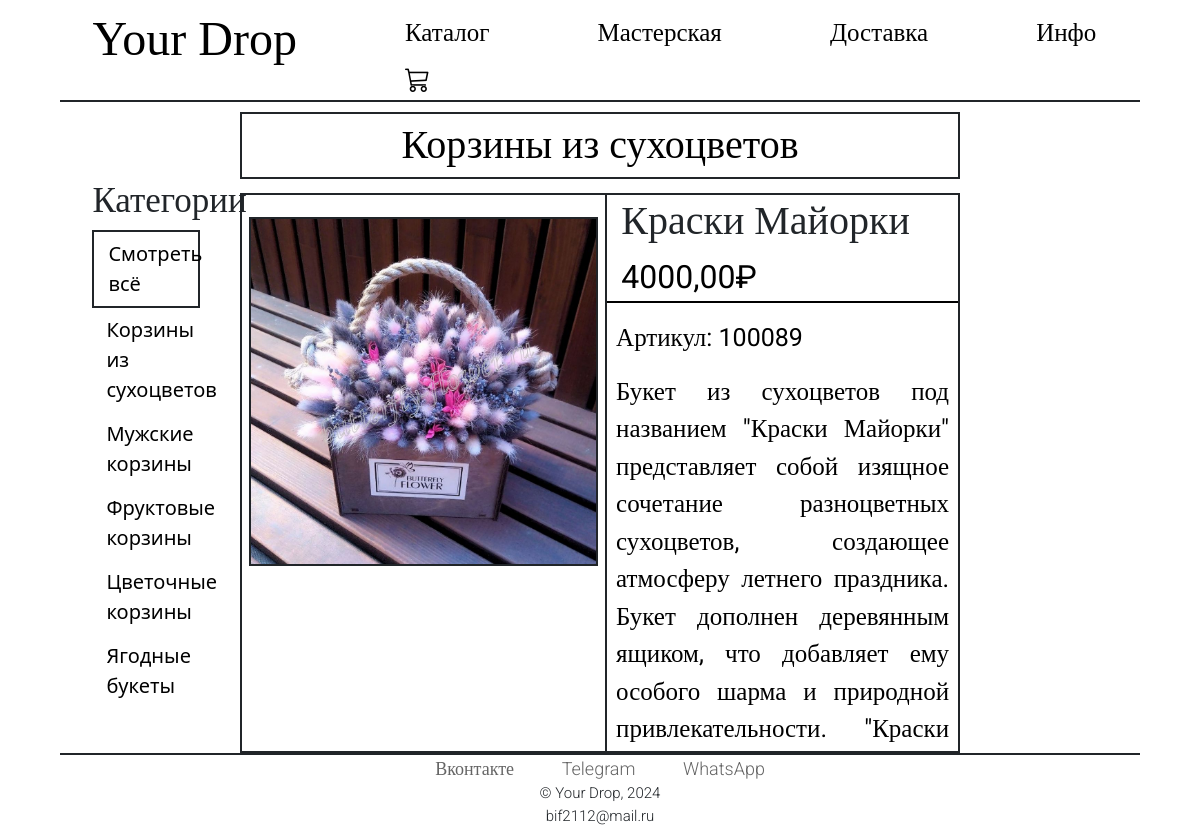
Page /shop/89/kraski-majorki on the committed database.
### shop/models.py (models this page shows, shortened)
class Category(models.Model):
    name = models.CharField(max_length=200, db_index=True)
    slug = models.SlugField(max_length=200, db_index=True, unique=True)
    class Meta:
        ordering = ('name',)
        verbose_name = 'Категория'
        verbose_name_plural = 'Категории'
    def get_absolute_url(self):
        return reverse('shop:product_list_by_category',
                       args=[self.slug])
    def __str__(self):
        return self.name

class Product(models.Model):
    category = models.ForeignKey(Category, related_name='products', on_delete=models.CASCADE)
    name = models.CharField(max_length=200, db_index=True)
    slug = models.SlugField(max_length=200, db_index=True)
    image = models.ImageField(upload_to='products/%Y/%m/%d', blank=True)
    description = models.TextField(blank=True)
    price = models.DecimalField(max_digits=10, decimal_places=2)
    stock = models.PositiveIntegerField()
    available = models.BooleanField(default=True)
    created = models.DateTimeField(auto_now_add=True)
    updated = models.DateTimeField(auto_now=True)
    class Meta:
        ordering = ('name',)
        index_together = (('id', 'slug'),)

### shop/views.py (the view)
# urls.py: path('<int:id>/<slug:slug>', views.product_detail,
def product_detail(request, id, slug):
    category = None
    categories = Category.objects.all()
    product = get_object_or_404(Product,
                                id=id,
                                slug=slug,
                                available=True)
    return render(request,
                  'shop/product/detail.html',
                  {'category': category,
                   'categories': categories,
                   'product': product})

### shop/templates/shop/product/detail.html (shortened to what this page needs)
{% extends "main/base.html" %}
{% load static %}
{% block content %}
    <div id="sidebar">
        <h3>Категории</h3>
        <ul>
            <li {% if not category %}class="selected"{% endif %}>
                <a href="{% url 'shop:product_list' %}">Смотреть всё</a>
            </li>
            {% for c in categories %}
                <li {% if category.slug == c.slug %}class="selected"{% endif %}>
                    <a href="{{ c.get_absolute_url }}">{{ c.name }}</a>
                </li>
            {% endfor %}
        </ul>
    </div>
    <div class="product-detail">
        <div class="category">
        <h1><a href="{{ product.category.get_absolute_url }}">{{ product.category }}</a></h1>
        </div>
        <div class="picture">
        <img src="{% if product.image %}{{ product.image.url }}{% else %}{% static 'main/img/no_image.png' %}{% endif %}">
        </div>
        <div class="articles">
        <h2>{{ product.name }}</h2>
        <p class="price">{{ product.price }}₽</p>
        <p>Артикул: 1000{{ product.id }}</p>
        <p class="signature">{{ product.description|linebreaks }}</p>
        </div>
    </div>
{% endblock %}

### main/static/main/css/base.css (style rules this page uses)
html { height: 100%; }
body { margin:0; padding:0; height: 100%; }
h1, h2, h3, h4, h5 , h6 { font-family: 'Roboto'; font-style: normal; font-weight: 400; }
a { text-decoration:none; color:#5993bb; }
#sidebar { width: 16%; padding-top: 7%; padding-left: 3%; padding-right: 3%; float:left; }
#sidebar h3 { font-size: 35px; }
#sidebar ul { font-size: 20px; margin:0; padding:0; }
#sidebar ul li { margin:0; list-style:none; padding:7px 14px; }
#sidebar ul li a { color: #000000; display:block; }
#sidebar ul li.selected { border: 2px solid; }
#sidebar ul li.selected a { color:#000000; }
.category h1 { text-align: center; font-size: 40px; margin: 1% 1%; padding: 1% 1%; border: 2px solid; }
.category h1 a { color: #000000; }
.product-detail { float:left; width: 68%; overflow:hidden; font-family: 'Roboto'; font-style: normal; font-weight: 400; font-size: 24px; text-align:justify; }
.product-detail .picture { margin-top: 2%; margin-left: 1%; width:50%; height:70vh; float:left; text-align:center; border: 2px solid; }
.product-detail img { margin: 6% 2% 2% 2%; width:96%; border: 2px solid; }
.product-detail h1 { margin-bottom:0; }
.product-detail .articles { margin-top: 2%; width:48%; height:70vh; float:left; border-top: 2px solid; border-right: 2px solid; border-bottom: 2px solid; }
.product-detail .articles .price { padding:0% 4%; color:#000000; font-size:32px; border-bottom: 2px solid; }
.product-detail .articles h2 { font-size: 40px; padding-top: 0.5%; padding-left: 4%; }
.product-detail .articles p { padding-left: 2.5%; padding-right: 2.5%; color:#000000; font-size:25px; }

### rows in the picture
Category: name "Корзины из сухоцветов"
Category: name "Мужские корзины"
Category: name "Фруктовые корзины"
Category: name "Цветочные корзины"
Category: name "Ягодные букеты"
Product: category "Корзины из сухоцветов", image (picture), name "Краски Майорки", price "4000,00", id "89", description "Букет из сухоцветов под названием \"Краски Майорки\" представляет собой изящное сочетание разноцветных сухоцветов, создающее атмосферу летнего праздника. Букет дополнен деревянным ящиком, что добавляет ему особого шарма и природной привлекательности. \"Краски…"
